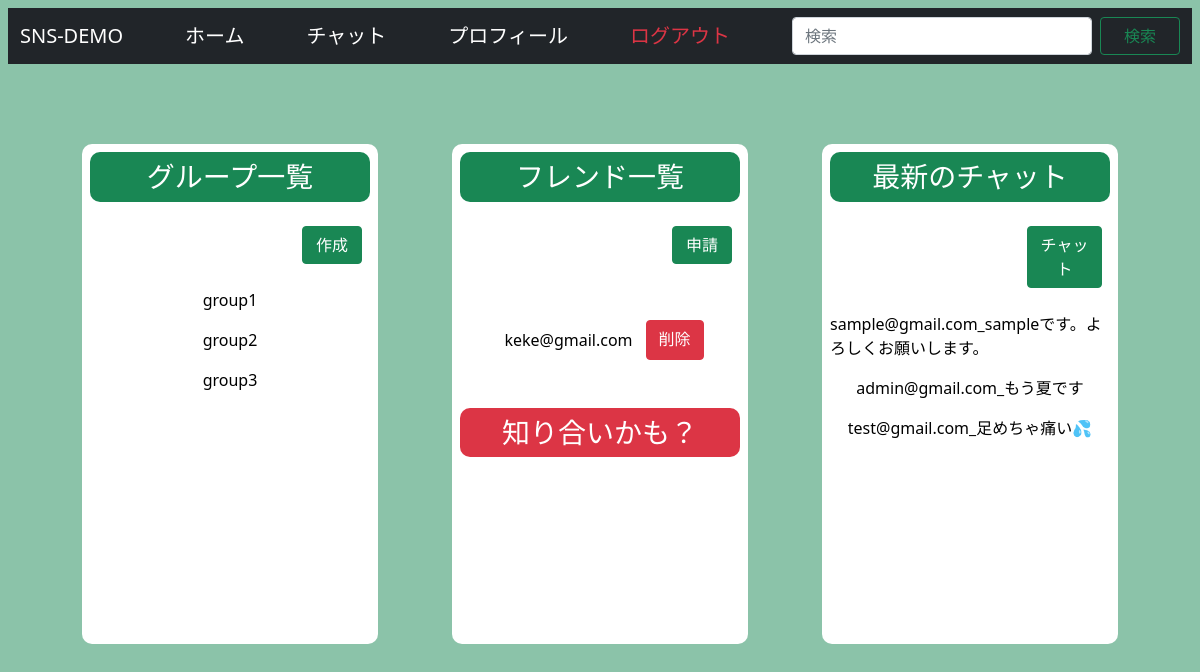
The page /app/home/ (signed in) on the database as committed earlier.
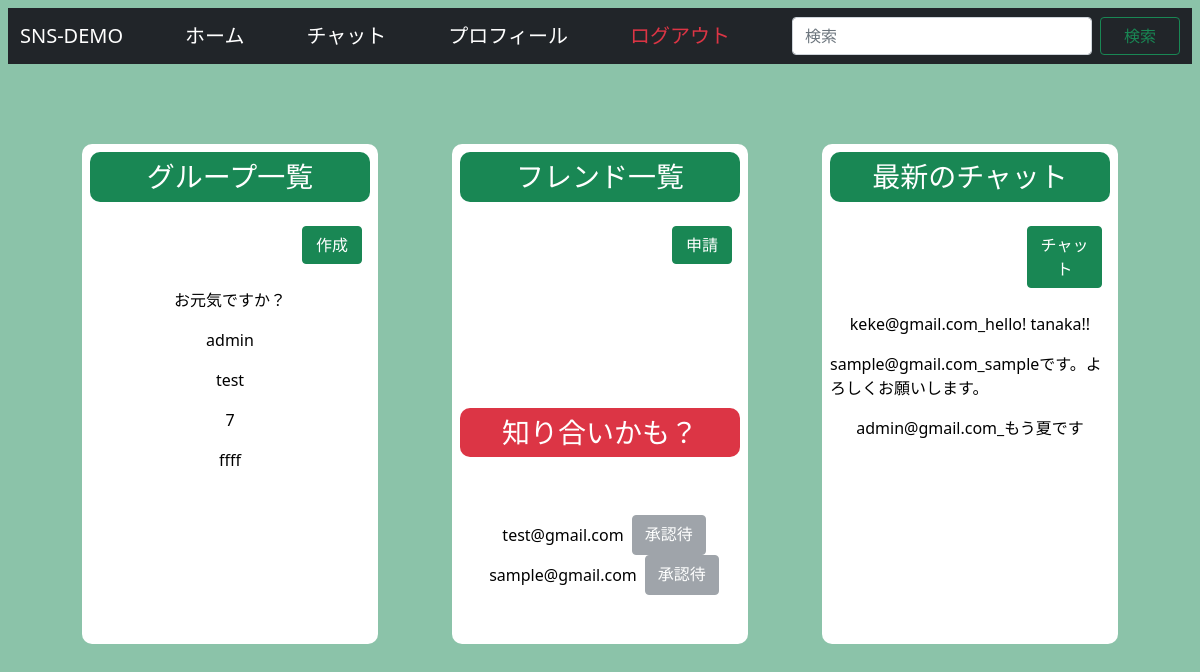
The same page on the database as committed later.
### app/models.py (models this page shows, shortened)
class Group(models.Model):
    id = models.UUIDField(default=uuid.uuid4, primary_key=True)
    owner = models.ForeignKey(get_user_model(), on_delete=models.CASCADE)
    member = models.ManyToManyField(get_user_model(), related_name='group_owner')
    title = models.CharField(max_length=30)
    icon = models.ImageField(null=True, blank=True)
    def __str__(self):
        return self.title

class Friend(models.Model):
    id = models.UUIDField(default=uuid.uuid4, primary_key=True)
    send_from = models.ForeignKey(get_user_model(), on_delete=models.CASCADE, related_name='friend_send_from')
    send_to = models.ForeignKey(get_user_model(), on_delete=models.CASCADE)
    deny_flag = models.BooleanField(default=False)
    promise_flag = models.BooleanField(default=False)

class Message(models.Model):
    id = models.UUIDField(default=uuid.uuid4, primary_key=True)
    owner = models.ForeignKey(get_user_model(), on_delete=models.CASCADE)
    content = models.TextField(max_length=1000)
    good_count = models.PositiveIntegerField(default=0)
    share_count = models.PositiveIntegerField(default=0)
    group = models.ForeignKey(Group, on_delete=models.CASCADE, null=True)
    created_at = models.DateTimeField(auto_now_add=True)
    def __str__(self):
        return str(self.owner) + '_' + str(self.content)

### account/models.py (models this page shows, shortened)
class User(AbstractBaseUser):
    email = models.EmailField(
        verbose_name='email',
        max_length=255,
        unique=True,
    )
    is_active = models.BooleanField(default=True)
    is_admin = models.BooleanField(default=True)
    objects = UserManager()
    USERNAME_FIELD = 'email'
    REQUIRED_FIELDS = []
    def __str__(self):
        return self.email

### app/views.py (the view)
# urls.py: path('home/', views.home, name='home'),
@login_required
def home(request):
    groups = Group.objects.all()
    friends = Friend.objects.filter(promise_flag=True)
    friends = friends.filter(Q(send_from=request.user) | Q(send_to=request.user))
    deny_friends = Friend.objects.filter(deny_flag=False, promise_flag=False)
    deny_friends = deny_friends.filter(Q(send_from=request.user) | Q(send_to=request.user))
    new_chats = Message.objects.all().order_by('-created_at')[:3]
    return render(request, 'page/home.html', {'groups': groups,
                                              'friends': friends,
                                              'deny_friends': deny_friends,
                                              'new_chats': new_chats})

### template/page/home.html
{% extends 'base/base.html' %}
{% block main %}
<div class="d-flex justify-content-evenly" style="margin-top: 80px;position: relative;">
    <div class="bg-white w-25" style="height: 500px;border-radius: 10px;">
        <h3 class="bg-success m-2 p-2 text-white" style="text-align: center;border-radius: 10px;">グループ一覧</h3>
        <div class="d-flex flex-column bd-highlight　bg-success">
            <div class="d-flex flex-row-reverse p-2 m-2">
                <a class="btn btn-success text-decoration-none text-white" style="width: 60px;" href="{% url 'group' %}">作成</a>
            </div>
            <div class="d-flex flex-column justify-content-center" style="align-items: center;">
                {% for group in groups %}
                    <a href="#" class="text-decoration-none text-black p-2">{{ group }}</a>
                {% endfor %}
            </div>
        </div>
    </div>
    <div class="bg-white w-25 " style="height: 500px;border-radius: 10px;">
        <h3 class="bg-success m-2 p-2 text-white" style="text-align: center;border-radius: 10px;">フレンド一覧</h3>
        <div class="d-flex flex-column bd-highlight　bg-success">
            <div class="d-flex flex-row-reverse p-2 m-2">
                <a class="btn btn-success text-decoration-none text-white" style="width: 60px;" href="{% url 'friend_search' %}">申請</a>
            </div>
            <div class="d-flex flex-column justify-content-center" style="align-items: center;min-height: 120px;max-height: 120px;">
                {% for friend in friends %}
                    {% if friend.send_to == request.user %}
                    <div class="d-flex flex-row">
                        <a href="#" class="text-decoration-none text-black p-2">{{ friend.send_from }}</a>
                        <a class="btn btn-danger text-decoration-none text-white" style="margin-left: 5px;" href="{% url 'friend_delete' pk=friend.id %}">削除</a>
                    </div>
                    {% else %}
                    <div class="d-flex flex-row">
                        <a href="#" class="text-decoration-none text-black p-2">{{ friend.send_to }}</a>
                        <a class="btn btn-danger text-decoration-none text-white" style="margin-left: 5px;" href="{% url 'friend_delete' pk=friend.id %}">削除</a>
                    </div>
                    {% endif %}
                {% endfor %}
            </div>
        </div>
        <h3 class="bg-danger m-2 p-2 text-white" style="text-align: center;border-radius: 10px;">知り合いかも？</h3>
        <div class="d-flex flex-column bd-highlight　bg-success">
            <div class="d-flex flex-column p-2 justify-content-center" style="align-items: center;min-height: 180px;max-height: 180px;">
                {% for deny_friend in deny_friends %}
                    {% if deny_friend.send_to == request.user %}
                        <div class="d-flex flex-row">
                            <a href="#" class="text-decoration-none text-black p-2">{{ deny_friend.send_from }}</a>
                            <a class="btn btn-success text-decoration-none text-white" href="{% url 'friend_promise' pk=deny_friend.id %}">承認</a>
                            <a class="btn btn-danger text-decoration-none text-white" style="margin-left: 5px;" href="{% url 'friend_deny' pk=deny_friend.id %}">拒否</a>
                        </div>
                    {% else %}
                        <div class="d-flex flex-row">
                            <a href="#" class="text-decoration-none text-black p-2">{{ deny_friend.send_to }}</a>
                            <a class="btn btn-secondary text-decoration-none text-white disabled" href="#">承認待</a>
                        </div>
                    {% endif %}
                {% endfor %}
            </div>
        </div>
    </div>
    <div class="bg-white w-25" style="height: 500px;border-radius: 10px;">
        <h3 class="bg-success m-2 p-2 text-white" style="text-align: center;border-radius: 10px;">最新のチャット</h3>
        <div class="d-flex flex-column bd-highlight　bg-success">
            <div class="d-flex flex-row-reverse p-2 m-2">
                <a class="btn btn-success text-decoration-none text-white" style="width: 75px;" href="{% url 'chat' %}">チャット</a>
            </div>
            <div class="d-flex flex-column justify-content-center" style="align-items: center;">
                {% for new_chat in new_chats %}
                    <a href="#" class="text-decoration-none text-black p-2">{{ new_chat }}</a>
                {% endfor %}
            </div>
        </div>
    </div>
</div>
{% endblock %}

### template/base/base.html (shortened to what this page needs)
<!DOCTYPE html>
<html lang="ja">
<head>
    <link href="https://cdn.jsdelivr.net/npm/bootstrap@5.1.3/dist/css/bootstrap.min.css" rel="stylesheet">
</head>
<body>
<div class="container-fluid bg-success p-2 h-vh" style="--bs-bg-opacity: .5;height: 100vh;">
{% block header %}
<nav class="navbar navbar-dark bg-dark">
  <div class="container-fluid">
    <a class="navbar-brand" style="font-size: 20px;">SNS-DEMO</a>
    <a class="navbar-brand" href="{% url 'home' %}">ホーム</a>
    <a class="navbar-brand" href="{% url 'chat' %}">チャット</a>
    <a class="navbar-brand" href="{% url 'profile' %}">プロフィール</a>
    <a class="navbar-brand text-danger" href="{% url 'logout' %}">ログアウト</a>
    <form class="d-flex">
      <input class="form-control me-2" type="search" style="width: 300px;" placeholder="検索" aria-label="Search">
      <button class="btn btn-outline-success" style="width: 80px;" type="submit">検索</button>
    </form>
  </div>
</nav>
{% endblock %}
{% block main %}
{% endblock %}
</div>
</body>
</html>

Rows that differ between the two databases and show on the page:
removed Group: title "group1"
removed Group: title "group2"
removed Group: title "group3"
removed Friend: send_to "keke@gmail.com", shown under "フレンド一覧"
no longer on this page (row unchanged): Message: owner+content "test@gmail.com_足めちゃ痛い💦"
added Group: title "お元気ですか？"
added Group: title "admin"
added Group: title "test"
added Group: title "7"
added Group: title "ffff"
added Friend: send_to "test@gmail.com", shown under "知り合いかも？"
added Friend: send_to "sample@gmail.com", shown under "知り合いかも？"
added Message: owner+content "keke@gmail.com_hello! tanaka!!"
